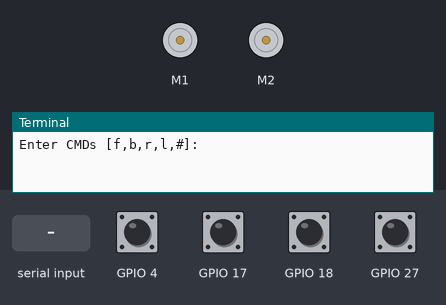
Recording of a program running on a simulated Raspberry Pi (BCM pin numbers). Parts: 2 × DC motor (green arrow = forward, orange = backward, longer = faster), the last lines printed to the terminal. The test bench sets the inputs (shaded band); at power-on: GPIO 4, GPIO 17, GPIO 18, GPIO 27 HIGH. Motors are numbered in the order the program creates them (left before right in a Robot).

Above: at 1.2 s.
1.3 s: "f" typed at the terminal, then Enter
At 2.1 s:
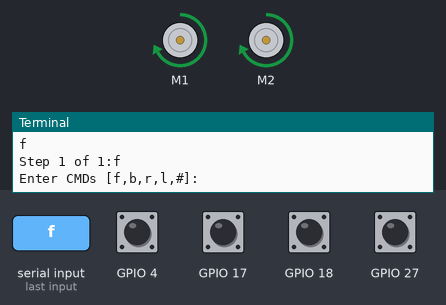
2.8 s: "b" typed at the terminal, then Enter
At 3.2 s:
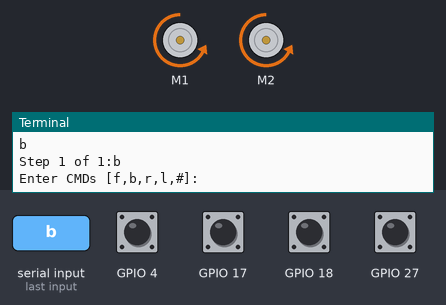
4.3 s: "r" typed at the terminal, then Enter
At 5.5 s:
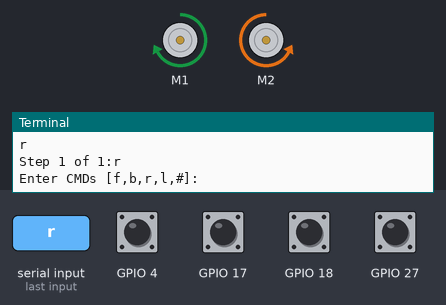
5.8 s: "l" typed at the terminal, then Enter
At 6.7 s:
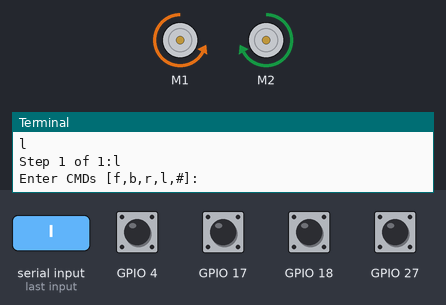
Timing chart, 0 to 8.3 s (numbered marks = the images above; inputs shaded):
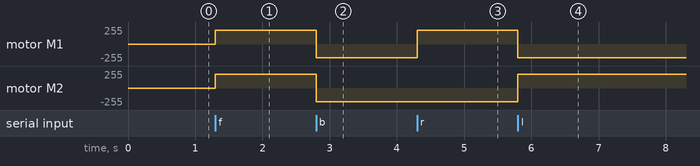

The program:

avoidance.py
```python
#!/usr/bin/env python3
''' avoidance.py
 HARDWARE SETUP
 GPIO
 2[==X==R=======]26[=======]40
 1[===L=lr======]25[=======]39
 X=Gnd
 R=R_FWD, L=L_FWD, r=R_BWD, l=L_BWD
'''
from gpiozero import Button
import rover_drive as drive

OP_CMDS = {'f':'bl', 'b':'fr', 'r':'ll', 'l':'rr', '#':'#'}
# PINS = [L_FWD, L_BWD, R_FWD, R_BWD]
PINS = ["BOARD7", "BOARD11", "BOARD12", "BOARD13"]

class Sensor:
    ''' Sensor class '''
    def __init__(self, pins=None):
        ''' Constructor '''
        pins = pins or PINS
        self.touch = []
        for gpio in pins:
            self.touch.append(Button(gpio))

    def check_sensor(self):
        ''' Check sensor state '''
        for item in self.touch:
            if item.is_pressed:
                return True
        return False

def main():
    ''' Main function '''
    my_bot = drive.Control()
    my_sensors = Sensor()
    while True:
        print("Enter CMDs [f,b,r,l,#]:")
        do_command = input()
        for idx, char in enumerate(do_command.lower()):
            print(f"Step {idx+1} of {len(do_command)}:{char}")
            my_bot.cmd(char, step=0.01)#small steps
            hit = my_sensors.check_sensor()
            if hit:
                print("We hit something on move:" +
                      f" {char} Go: {OP_CMDS[char]}")
                for charcmd in OP_CMDS[char]:
                    my_bot.cmd(charcmd, step=0.01)

if __name__ == '__main__':
    try:
        main()
    except KeyboardInterrupt:
        print("Finish")
#End
```

rover_drive.py
```python
#!/usr/bin/env python3
'''rover_drive.py

HARDWARE SETUP
 P1
 2[==X====lRr===]26[=======]40
 1[=======L=====]25[=======]39
'''
import time
from gpiozero import Robot

STEP = 0.2
RIGHT = ("BOARD18", "BOARD22") #[R_FWD, R_BWD]
LEFT = ("BOARD15", "BOARD16")  #[L_FWD, L_BWD]
SPEED = 0.8
DEBUG = True

class Control:
    ''' rover control class '''
    def __init__(self, left=LEFT, right=RIGHT):
        ''' Constructor '''
        self.drive = Robot(left=left, right=right)

    def off(self):
        ''' Stop all motors '''
        self.drive.stop()

    def cmd(self, char, step=STEP):
        ''' Perform required command '''
        if char == 'f':
            self.drive.forward(SPEED)
            time.sleep(step)
        elif char == 'b':
            self.drive.backward(SPEED)
            time.sleep(step)
        elif char == 'r':
            self.drive.right(SPEED)
            time.sleep(step)
        elif char == 'l':
            self.drive.left(SPEED)
            time.sleep(step)
        elif char == '#':
            time.sleep(step)

def main():
    ''' Main function '''
    import os
    if "CMD" in os.environ:
        do_command = os.environ["CMD"]
        enter_input = False
        print(f"CMD={do_command}")
    else:
        enter_input = True
    rover_pi = Control()
    if enter_input:
        print("Enter CMDs [f,b,r,l,#]:")
        do_command = input()
    for idx, char in enumerate(do_command.lower()):
        if DEBUG:
            print(f"Step {idx+1} of {len(do_command)}: {char}")
        rover_pi.cmd(char)

if __name__ == '__main__':
    try:
        main()
    except KeyboardInterrupt:
        print("Finish")
#End
```

Measured:
- after the input at 1.3 s, motor M1, motor M2: stopped → forward 204/255 at once
- after the input at 2.8 s, motor M1, motor M2: forward 204/255 → backward 204/255 at once
- after the input at 4.3 s, motor M1: backward 204/255 → forward 204/255 at once
- after the input at 5.8 s, motor M1: forward 204/255 → backward 204/255 at once; motor M2: backward 204/255 → forward 204/255 at once
